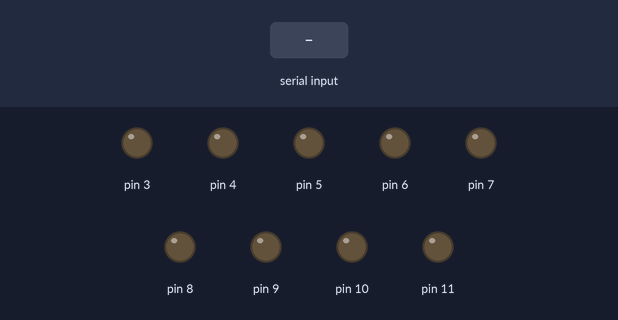
Bench run of a sketch on a simulated Arduino Uno, built with avr-gcc and run on an emulated ATmega328P. Shown: output pins drawn as LEDs (lit = HIGH). Inputs (shaded band) come from the test bench.

Above: at 1.2 s.
1.3 s: "1" received over Serial
At 2.4 s:
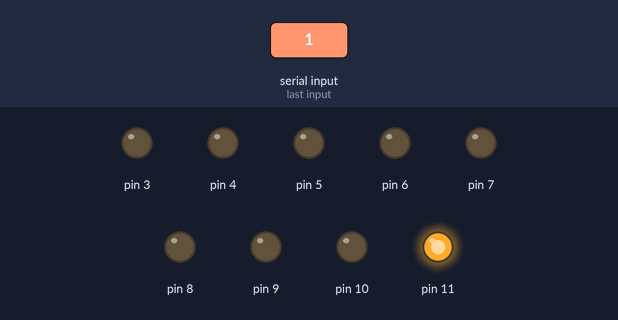
2.8 s: "2" received over Serial
At 3.5 s:
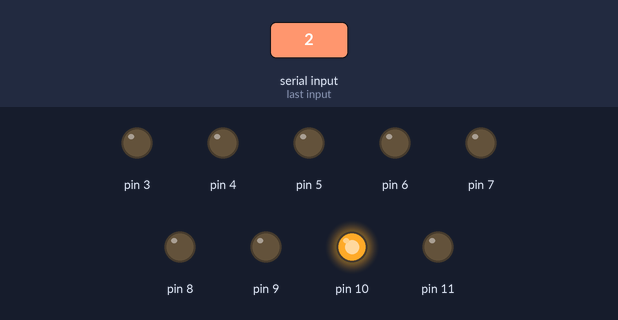
4.3 s: "3" received over Serial
At 4.6 s:
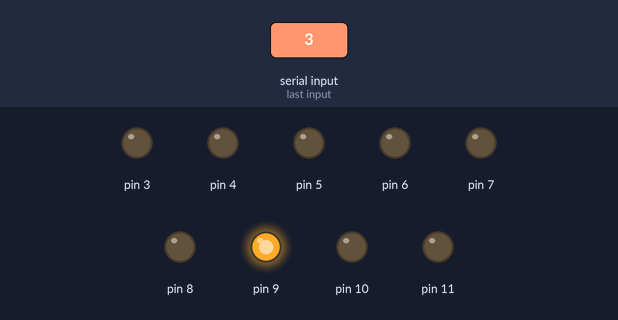
5.8 s: "7" received over Serial
At 7.0 s:
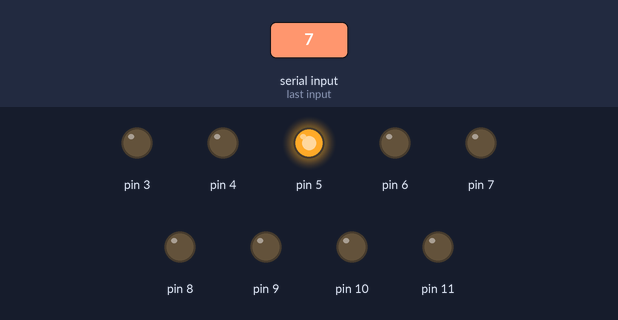
7.3 s: "9" received over Serial
At 8.1 s:
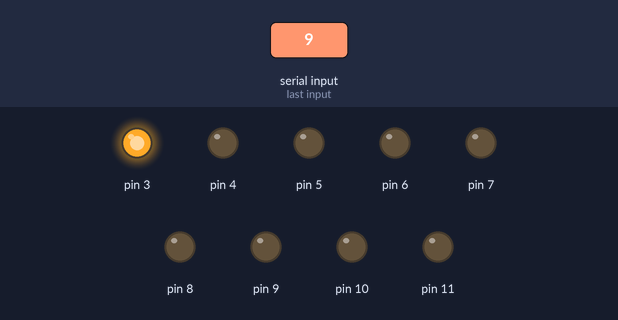
8.8 s: "4" received over Serial
At 9.3 s:
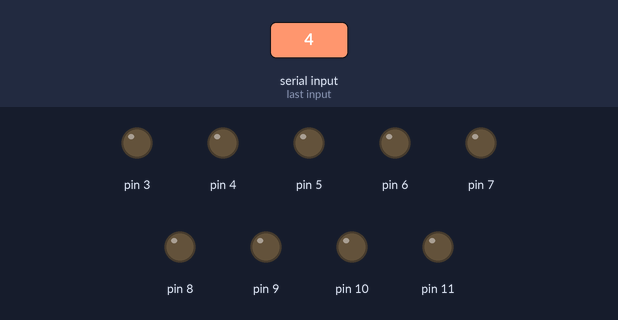
Timing chart, 0 to 11.3 s (numbered marks = the images above; inputs shaded):
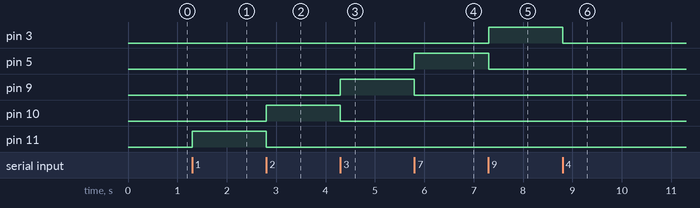

The sketch:

sketch_dec16a.ino
```cpp
int LED1=11;
int LED2=10;
int LED3=9;
int LED4=8;
int LED5=7;
int LED6=6;
int LED7=5;
int LED8=4;
int LED9=3;
void setup() {
Serial.begin(9600);
pinMode(11,OUTPUT);
pinMode(10,OUTPUT);
pinMode(9,OUTPUT);
pinMode(8,OUTPUT);
pinMode(7,OUTPUT);
pinMode(6,OUTPUT);
pinMode(5,OUTPUT);
pinMode(4,OUTPUT);
pinMode(3,OUTPUT);
}
void loop() {
 if (Serial.available())
{
int readveri= Serial.read();
if ( readveri=='1')
{
digitalWrite(11,HIGH);
digitalWrite(10,LOW);
digitalWrite(9,LOW);
digitalWrite(8,LOW);
digitalWrite(7,LOW);
digitalWrite(6,LOW);
digitalWrite(5,LOW);
digitalWrite(4,LOW);
digitalWrite(3,LOW);
}
if ( readveri=='2')
{
digitalWrite(10,HIGH);
digitalWrite(11,LOW);
digitalWrite(9,LOW);
digitalWrite(8,LOW);
digitalWrite(7,LOW);
digitalWrite(6,LOW);
digitalWrite(5,LOW);
digitalWrite(4,LOW);
digitalWrite(3,LOW);
}
if ( readveri=='3')
{
digitalWrite(9,HIGH);
digitalWrite(11,LOW);
digitalWrite(10,LOW);
digitalWrite(8,LOW);
digitalWrite(7,LOW);
digitalWrite(6,LOW);
digitalWrite(5,LOW);
digitalWrite(4,LOW);
digitalWrite(3,LOW);
}
if ( readveri=='4')
{
digitalWrite(8,HIGH);
digitalWrite(11,LOW);
digitalWrite(10,LOW);
digitalWrite(9,LOW);
digitalWrite(8,LOW);
digitalWrite(7,LOW);
digitalWrite(6,LOW);
digitalWrite(5,LOW);
digitalWrite(4,LOW);
digitalWrite(3,LOW);
}
if ( readveri=='5')
{
digitalWrite(7,HIGH);
digitalWrite(11,LOW);
digitalWrite(10,LOW);
digitalWrite(9,LOW);
digitalWrite(8,LOW);
digitalWrite(7,LOW);
digitalWrite(6,LOW);
digitalWrite(5,LOW);
digitalWrite(4,LOW);
digitalWrite(3,LOW);
}
if ( readveri=='6')
{
digitalWrite(6,HIGH);
digitalWrite(11,LOW);
digitalWrite(10,LOW);
digitalWrite(9,LOW);
digitalWrite(8,LOW);
digitalWrite(7,LOW);
digitalWrite(6,LOW);
digitalWrite(5,LOW);
digitalWrite(4,LOW);
digitalWrite(3,LOW);
}
if ( readveri=='7')
{
digitalWrite(5,HIGH);
digitalWrite(11,LOW);
digitalWrite(10,LOW);
digitalWrite(9,LOW);
digitalWrite(8,LOW);
digitalWrite(7,LOW);
digitalWrite(6,LOW);
digitalWrite(4,LOW);
digitalWrite(3,LOW);
}
if ( readveri=='8')
{
digitalWrite(4,HIGH);
digitalWrite(11,LOW);
digitalWrite(10,LOW);
digitalWrite(9,LOW);
digitalWrite(8,LOW);
digitalWrite(7,LOW);
digitalWrite(6,LOW);
digitalWrite(5,LOW);
digitalWrite(4,LOW);
digitalWrite(3,LOW);
}
if ( readveri=='9')
{
digitalWrite(3,HIGH);
digitalWrite(11,LOW);
digitalWrite(10,LOW);
digitalWrite(9,LOW);
digitalWrite(8,LOW);
digitalWrite(7,LOW);
digitalWrite(6,LOW);
digitalWrite(5,LOW);
digitalWrite(4,LOW);
}

}
}
```

Measured:
- after the input at 1.3 s, pin 11: LOW → HIGH at once
- after the input at 2.8 s, pin 10: LOW → HIGH at once; pin 11: HIGH → LOW at once
- after the input at 4.3 s, pin 9: LOW → HIGH at once; pin 10: HIGH → LOW at once
- after the input at 5.8 s, pin 5: LOW → HIGH at once; pin 9: HIGH → LOW at once
- after the input at 7.3 s, pin 3: LOW → HIGH at once; pin 5: HIGH → LOW at once
- after the input at 8.8 s, pin 3: HIGH → LOW at once
